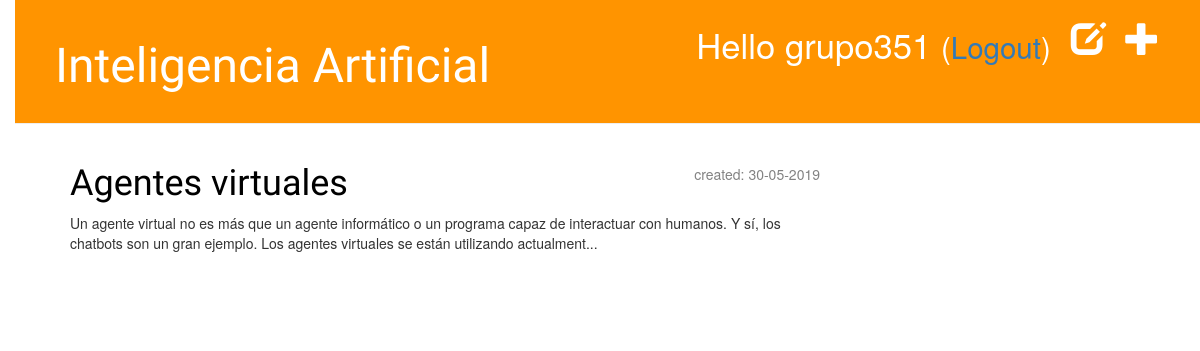
Page /drafts/ (signed in) on the committed database.
### blog/models.py (models this page shows, shortened)
class Post(models.Model):
	author = models.ForeignKey('auth.User', on_delete=models.CASCADE)
	title = models.CharField(max_length=200)
	text = models.TextField()
	created_date = models.DateTimeField(default=timezone.now)
	published_date = models.DateTimeField(blank=True, null=True)

### blog/views.py (the view)
# urls.py: path('drafts/', views.post_draft_list, name='post_draft_list'),
@login_required
def post_draft_list(request):
	posts = Post.objects.filter(published_date__isnull=True).order_by('created_date')
	return render(request, 'blog/post_draft_list.html', {'posts': posts})

### blog/templates/blog/post_draft_list.html
{% extends 'blog/base.html' %}
{% block content %}
	{% for post in posts %}
		<div class="post">
			<p class="date">created: {{ post.created_date|date:'d-m-Y' }}</p>
			<h1><a href="{% url 'post_detail' pk=post.pk %}">{{ post.title }}</a></h1>
			<p>{{ post.text|truncatechars:200 }}</p>
		</div>
	{% endfor %}
{% endblock %}

### blog/templates/blog/base.html (shortened to what this page needs)
{% load staticfiles %}
<html>
	<head>
		<link rel="stylesheet"href="//maxcdn.bootstrapcdn.com/bootstrap/3.2.0/css/bootstrap.min.css">
		<link rel="stylesheet"href="//maxcdn.bootstrapcdn.com/bootstrap/3.2.0/css/bootstrap-theme.min.css"><link rel="stylesheet" href="{% static 'css/blog.css' %}">
	</head>
	<body>
		<div class="page-header">
			{% if user.is_authenticated %}
				<a href="{% url 'post_new' %}" class="top-menu"><span class="glyphicon glyphicon-plus"></span></a>
				<a href="{% url 'post_draft_list' %}" class="top-menu"><span class="glyphicon glyphicon-edit"></span></a>
				<p class="top-menu">Hello {{ user.username }} <small>(<a href="{% url 'logout' %}">Logout</a>)</small></p>
				{% else %}
					<a href="{% url 'login' %}" class="top-menu"><span class="glyphicon glyphicon-lock"></span></a>
			{% endif %}
			<h1><a href="/">Inteligencia Artificial</a></h1>
		</div>
		<div class="content container">
			<div class="row">
				<div class="col-md-8">
					{% block content %}
					{% endblock %}
				</div>
			</div>
		</div>
	</body>
</html>

### blog/static/css/blog.css (style rules this page uses)
body { padding-left: 15px; }
h1 a { color: #FCA205; font-family: 'Lobster'; }
.page-header { background-color: #ff9400; margin-top: 0; padding: 20px 20px 20px 40px; }
.page-header h1, .page-header h1 a, .page-header h1 a:visited, .page-header h1 a:active { color: #ffffff; font-size: 36pt; text-decoration: none; }
.content { margin-left: 40px; }
h1, h2, h3, h4 { font-family: 'Lobster', cursive; }
.date { float: right; color: #828282; }
.top-menu, .top-menu:hover, .top-menu:visited { color: #ffffff; float: right; font-size: 26pt; margin-right: 20px; }
.post { margin-bottom: 70px; }
.post h1 a, .post h1 a:visited, .post h2 a, .post h2 a:visited { color: #000000; }

### rows in the picture
Post: created_date "30-05-2019", title "Agentes virtuales", text "Un agente virtual no es más que un agente informático o un programa capaz de interactuar con humanos. Y sí, los chatbots son un gran ejemplo. Los agentes virtuales se están utilizando actualment..."

### other values in the picture
{{ user.username }} "grupo351"
